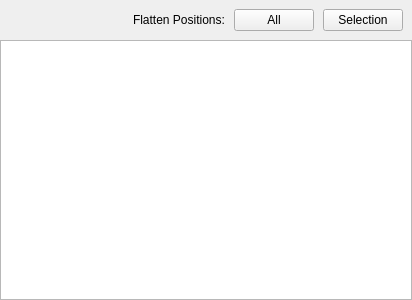
<?xml version="1.0" encoding="UTF-8"?>
<ui version="4.0">
 <class>OpenPositionsWidget</class>
 <widget class="QWidget" name="OpenPositionsWidget">
  <property name="geometry">
   <rect>
    <x>0</x>
    <y>0</y>
    <width>412</width>
    <height>300</height>
   </rect>
  </property>
  <property name="windowTitle">
   <string>Form</string>
  </property>
  <layout class="QVBoxLayout" name="verticalLayout">
   <property name="spacing">
    <number>9</number>
   </property>
   <property name="leftMargin">
    <number>0</number>
   </property>
   <property name="topMargin">
    <number>9</number>
   </property>
   <property name="rightMargin">
    <number>0</number>
   </property>
   <property name="bottomMargin">
    <number>0</number>
   </property>
   <item>
    <layout class="QHBoxLayout" name="m_flattenLayout">
     <property name="rightMargin">
      <number>9</number>
     </property>
     <item>
      <spacer name="m_flattenSpacer">
       <property name="orientation">
        <enum>Qt::Horizontal</enum>
       </property>
       <property name="sizeHint" stdset="0">
        <size>
         <width>40</width>
         <height>20</height>
        </size>
       </property>
      </spacer>
     </item>
     <item>
      <widget class="QLabel" name="m_flattenLabel">
       <property name="text">
        <string>Flatten Positions:</string>
       </property>
      </widget>
     </item>
     <item>
      <widget class="QPushButton" name="m_flattenAllButton">
       <property name="text">
        <string>All</string>
       </property>
      </widget>
     </item>
     <item>
      <widget class="QPushButton" name="m_flattenSelectionButton">
       <property name="text">
        <string>Selection</string>
       </property>
      </widget>
     </item>
    </layout>
   </item>
   <item>
    <widget class="QTableView" name="m_openPositionsTable">
     <property name="contextMenuPolicy">
      <enum>Qt::CustomContextMenu</enum>
     </property>
     <property name="styleSheet">
      <string notr="true"/>
     </property>
     <property name="dragDropMode">
      <enum>QAbstractItemView::DropOnly</enum>
     </property>
     <property name="alternatingRowColors">
      <bool>true</bool>
     </property>
     <property name="selectionMode">
      <enum>QAbstractItemView::ExtendedSelection</enum>
     </property>
     <property name="selectionBehavior">
      <enum>QAbstractItemView::SelectRows</enum>
     </property>
     <property name="showGrid">
      <bool>true</bool>
     </property>
     <property name="gridStyle">
      <enum>Qt::SolidLine</enum>
     </property>
     <property name="sortingEnabled">
      <bool>true</bool>
     </property>
     <attribute name="horizontalHeaderHighlightSections">
      <bool>false</bool>
     </attribute>
     <attribute name="horizontalHeaderStretchLastSection">
      <bool>true</bool>
     </attribute>
     <attribute name="verticalHeaderVisible">
      <bool>false</bool>
     </attribute>
     <attribute name="verticalHeaderHighlightSections">
      <bool>false</bool>
     </attribute>
    </widget>
   </item>
  </layout>
 </widget>
 <resources/>
 <connections/>
</ui>
